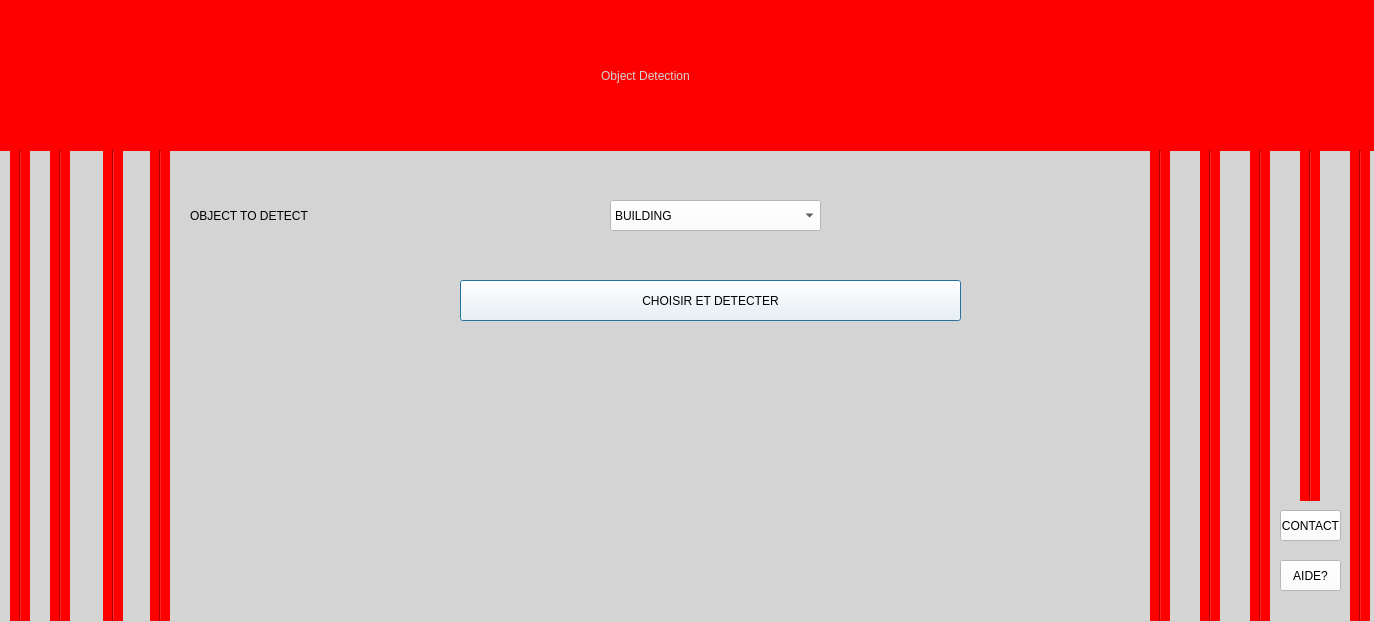
<?xml version="1.0" encoding="UTF-8"?>
<ui version="4.0">
 <class>Dialog</class>
 <widget class="QDialog" name="Dialog">
  <property name="geometry">
   <rect>
    <x>0</x>
    <y>0</y>
    <width>1374</width>
    <height>622</height>
   </rect>
  </property>
  <property name="windowTitle">
   <string>Dialog</string>
  </property>
  <property name="styleSheet">
   <string notr="true">
background-color: rgb(212, 212, 212);
</string>
  </property>
  <widget class="QLabel" name="label_7">
   <property name="geometry">
    <rect>
     <x>-120</x>
     <y>0</y>
     <width>1501</width>
     <height>151</height>
    </rect>
   </property>
   <property name="styleSheet">
    <string notr="true">font: 30pt &quot;Arial&quot;;

color:rgb(212, 212, 212);
background-color: rgb(255, 0, 0);</string>
   </property>
   <property name="text">
    <string>          Object Detection </string>
   </property>
   <property name="alignment">
    <set>Qt::AlignCenter</set>
   </property>
  </widget>
  <widget class="QComboBox" name="detection">
   <property name="geometry">
    <rect>
     <x>610</x>
     <y>200</y>
     <width>211</width>
     <height>31</height>
    </rect>
   </property>
   <property name="styleSheet">
    <string notr="true">background-color: rgb(255, 255, 255);
font: 16pt &quot;Arial&quot;;</string>
   </property>
   <item>
    <property name="text">
     <string>BUILDING</string>
    </property>
   </item>
   <item>
    <property name="text">
     <string>LIGHTING POLE</string>
    </property>
   </item>
   <item>
    <property name="text">
     <string>ROAD</string>
    </property>
   </item>
   <item>
    <property name="text">
     <string>GRASS</string>
    </property>
   </item>
  </widget>
  <widget class="QPushButton" name="confirm">
   <property name="geometry">
    <rect>
     <x>460</x>
     <y>280</y>
     <width>501</width>
     <height>41</height>
    </rect>
   </property>
   <property name="styleSheet">
    <string notr="true">QPushButton {
	background-color: rgb(255, 255, 255);
    font: 18pt &quot;Arial&quot;;
}
QPushButton:hover{
	
	
background-color: rgb(255, 0, 0);
}</string>
   </property>
   <property name="text">
    <string>CHOISIR ET DETECTER</string>
   </property>
  </widget>
  <widget class="QLabel" name="label_4">
   <property name="geometry">
    <rect>
     <x>190</x>
     <y>200</y>
     <width>301</width>
     <height>31</height>
    </rect>
   </property>
   <property name="styleSheet">
    <string notr="true">color: rgb(0, 0, 0);
font: 18pt &quot;Arial&quot;;</string>
   </property>
   <property name="text">
    <string>OBJECT TO DETECT</string>
   </property>
  </widget>
  <widget class="QPushButton" name="confirm2">
   <property name="geometry">
    <rect>
     <x>1280</x>
     <y>510</y>
     <width>61</width>
     <height>31</height>
    </rect>
   </property>
   <property name="styleSheet">
    <string notr="true">QPushButton {
	background-color: rgb(255, 255, 255);
}
QPushButton:hover{
	
	
	background-color: rgb(255, 0, 0);
}</string>
   </property>
   <property name="text">
    <string>CONTACT</string>
   </property>
  </widget>
  <widget class="QPushButton" name="ok">
   <property name="geometry">
    <rect>
     <x>1280</x>
     <y>560</y>
     <width>61</width>
     <height>31</height>
    </rect>
   </property>
   <property name="styleSheet">
    <string notr="true">QPushButton {
	background-color: rgb(255, 255, 255);
}
QPushButton:hover{
	
	
	background-color: rgb(255, 0, 0);
}</string>
   </property>
   <property name="text">
    <string>AIDE?</string>
   </property>
  </widget>
  <widget class="Line" name="line">
   <property name="geometry">
    <rect>
     <x>103</x>
     <y>150</y>
     <width>20</width>
     <height>471</height>
    </rect>
   </property>
   <property name="styleSheet">
    <string notr="true">background-color: rgb(255, 0, 0);</string>
   </property>
   <property name="orientation">
    <enum>Qt::Vertical</enum>
   </property>
  </widget>
  <widget class="Line" name="line_2">
   <property name="geometry">
    <rect>
     <x>1150</x>
     <y>150</y>
     <width>20</width>
     <height>471</height>
    </rect>
   </property>
   <property name="styleSheet">
    <string notr="true">background-color: rgb(255, 0, 0);</string>
   </property>
   <property name="orientation">
    <enum>Qt::Vertical</enum>
   </property>
  </widget>
  <widget class="Line" name="line_3">
   <property name="geometry">
    <rect>
     <x>1200</x>
     <y>150</y>
     <width>20</width>
     <height>471</height>
    </rect>
   </property>
   <property name="styleSheet">
    <string notr="true">background-color: rgb(255, 0, 0);</string>
   </property>
   <property name="orientation">
    <enum>Qt::Vertical</enum>
   </property>
  </widget>
  <widget class="Line" name="line_4">
   <property name="geometry">
    <rect>
     <x>1250</x>
     <y>150</y>
     <width>20</width>
     <height>471</height>
    </rect>
   </property>
   <property name="styleSheet">
    <string notr="true">background-color: rgb(255, 0, 0);</string>
   </property>
   <property name="orientation">
    <enum>Qt::Vertical</enum>
   </property>
  </widget>
  <widget class="Line" name="line_5">
   <property name="geometry">
    <rect>
     <x>1300</x>
     <y>150</y>
     <width>20</width>
     <height>351</height>
    </rect>
   </property>
   <property name="styleSheet">
    <string notr="true">background-color: rgb(255, 0, 0);</string>
   </property>
   <property name="orientation">
    <enum>Qt::Vertical</enum>
   </property>
  </widget>
  <widget class="Line" name="line_6">
   <property name="geometry">
    <rect>
     <x>1350</x>
     <y>150</y>
     <width>20</width>
     <height>471</height>
    </rect>
   </property>
   <property name="styleSheet">
    <string notr="true">background-color: rgb(255, 0, 0);</string>
   </property>
   <property name="orientation">
    <enum>Qt::Vertical</enum>
   </property>
  </widget>
  <widget class="Line" name="line_7">
   <property name="geometry">
    <rect>
     <x>150</x>
     <y>150</y>
     <width>20</width>
     <height>471</height>
    </rect>
   </property>
   <property name="styleSheet">
    <string notr="true">background-color: rgb(255, 0, 0);</string>
   </property>
   <property name="orientation">
    <enum>Qt::Vertical</enum>
   </property>
  </widget>
  <widget class="Line" name="line_14">
   <property name="geometry">
    <rect>
     <x>10</x>
     <y>150</y>
     <width>20</width>
     <height>471</height>
    </rect>
   </property>
   <property name="styleSheet">
    <string notr="true">background-color: rgb(255, 0, 0);</string>
   </property>
   <property name="orientation">
    <enum>Qt::Vertical</enum>
   </property>
  </widget>
  <widget class="Line" name="line_15">
   <property name="geometry">
    <rect>
     <x>50</x>
     <y>150</y>
     <width>20</width>
     <height>471</height>
    </rect>
   </property>
   <property name="styleSheet">
    <string notr="true">background-color: rgb(255, 0, 0);</string>
   </property>
   <property name="orientation">
    <enum>Qt::Vertical</enum>
   </property>
  </widget>
 </widget>
 <resources/>
 <connections/>
</ui>
